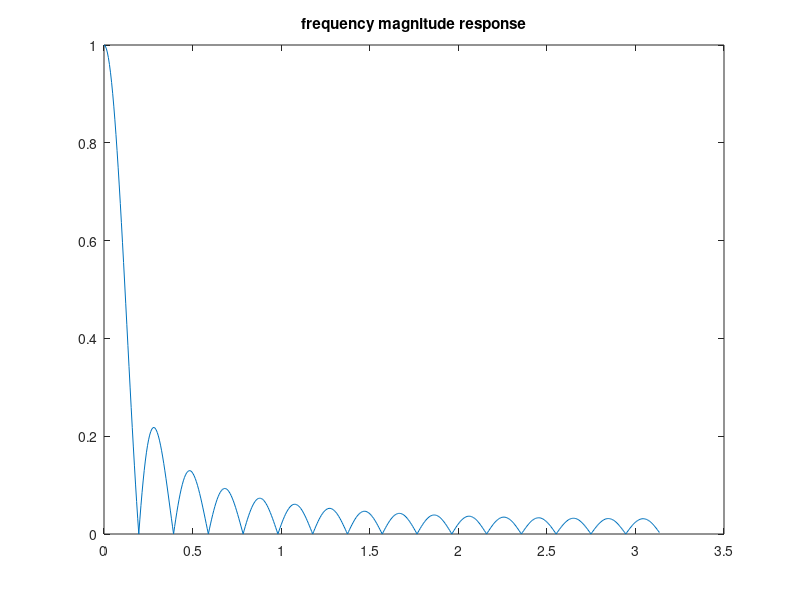

The MATLAB source for this figure:
L =  32;
N = 20000;
x1 = rand(N,1);
x2 = randn(N,1);
b = ones(1,L)/L;
a = [1,zeros(1,L-1)];
[H,Om]=freqz(b,a);
figure;
plot(Om ,abs(H));
title('frequency magnitude response')
% DC transfer factor H0 = H(1) = 1

y1=filter(b,a,x1);
y2=filter(b,a,x2);